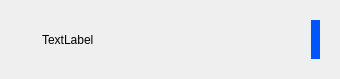
<?xml version="1.0" encoding="UTF-8"?>
<ui version="4.0">
 <class>User</class>
 <widget class="QWidget" name="User">
  <property name="geometry">
   <rect>
    <x>0</x>
    <y>0</y>
    <width>340</width>
    <height>79</height>
   </rect>
  </property>
  <property name="maximumSize">
   <size>
    <width>340</width>
    <height>79</height>
   </size>
  </property>
  <property name="windowTitle">
   <string>Form</string>
  </property>
  <layout class="QHBoxLayout" name="horizontalLayout_4">
   <item>
    <widget class="QWidget" name="widget" native="true">
     <layout class="QHBoxLayout" name="horizontalLayout_3">
      <property name="topMargin">
       <number>0</number>
      </property>
      <property name="bottomMargin">
       <number>0</number>
      </property>
      <item>
       <widget class="QLabel" name="Image_label">
        <property name="maximumSize">
         <size>
          <width>50</width>
          <height>50</height>
         </size>
        </property>
        <property name="styleSheet">
         <string notr="true">border-radius:20;</string>
        </property>
        <property name="text">
         <string/>
        </property>
        <property name="pixmap">
         <pixmap resource="res.qrc">:/Image/Images/Avatar.png</pixmap>
        </property>
        <property name="scaledContents">
         <bool>true</bool>
        </property>
        <property name="alignment">
         <set>Qt::AlignCenter</set>
        </property>
        <property name="wordWrap">
         <bool>true</bool>
        </property>
        <property name="margin">
         <number>0</number>
        </property>
        <property name="indent">
         <number>-10</number>
        </property>
        <property name="openExternalLinks">
         <bool>false</bool>
        </property>
       </widget>
      </item>
     </layout>
    </widget>
   </item>
   <item>
    <layout class="QHBoxLayout" name="horizontalLayout_2">
     <property name="spacing">
      <number>7</number>
     </property>
     <property name="rightMargin">
      <number>40</number>
     </property>
     <item>
      <widget class="QLabel" name="Name_Label">
       <property name="text">
        <string>TextLabel</string>
       </property>
      </widget>
     </item>
    </layout>
   </item>
   <item>
    <spacer name="horizontalSpacer_2">
     <property name="orientation">
      <enum>Qt::Horizontal</enum>
     </property>
     <property name="sizeHint" stdset="0">
      <size>
       <width>40</width>
       <height>20</height>
      </size>
     </property>
    </spacer>
   </item>
   <item>
    <widget class="QWidget" name="widget_2" native="true">
     <layout class="QHBoxLayout" name="horizontalLayout">
      <item>
       <widget class="QLabel" name="label">
        <property name="maximumSize">
         <size>
          <width>50</width>
          <height>50</height>
         </size>
        </property>
        <property name="baseSize">
         <size>
          <width>100</width>
          <height>100</height>
         </size>
        </property>
        <property name="font">
         <font>
          <pointsize>12</pointsize>
         </font>
        </property>
        <property name="styleSheet">
         <string notr="true">background-color: rgb(0, 85, 255);
border-radius:20;
color: rgb(255, 255, 255);</string>
        </property>
        <property name="text">
         <string/>
        </property>
       </widget>
      </item>
     </layout>
    </widget>
   </item>
  </layout>
 </widget>
 <resources>
  <include location="res.qrc"/>
 </resources>
 <connections/>
</ui>
